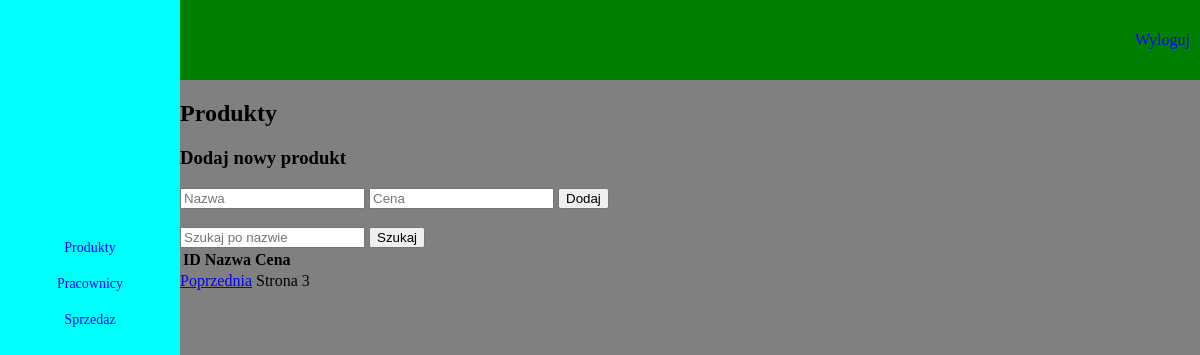
The app's page /dashboard/produkty?page=3&search= (signed in), older data.
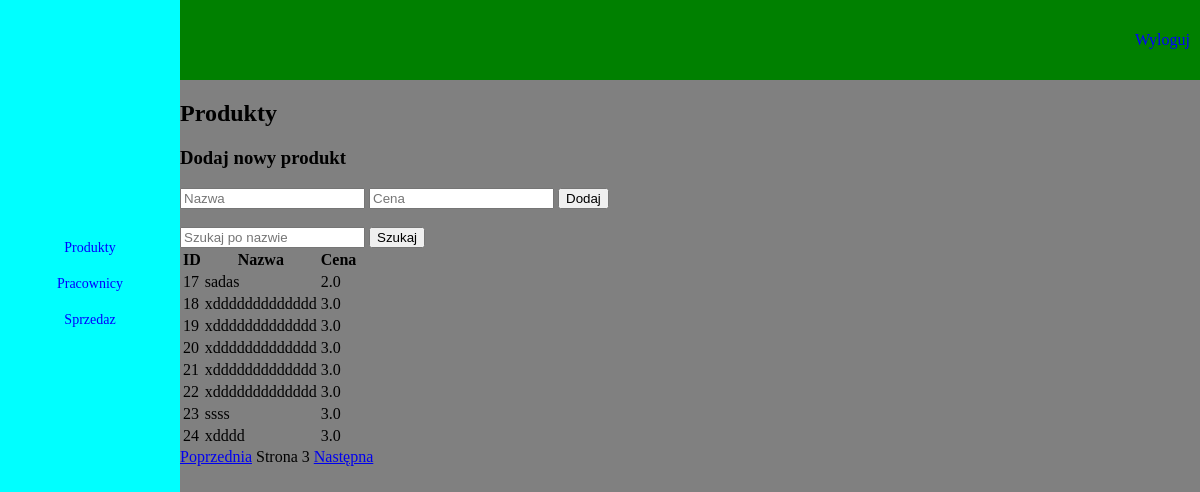
The same page, newer data.
### tables this page shows
CREATE TABLE produkty (
    id INTEGER PRIMARY KEY AUTOINCREMENT,
    nazwa TEXT NOT NULL,
    cena REAL NOT NULL);

### niezabezpieczona_aplikacja/views/produkty.py (the view)
@produkty_bp.route('/produkty', methods=['GET', 'POST'])
def produkty():
    if 'user_id' not in session:
        return redirect(url_for('login.login'))
    search_query = request.args.get('search', '')
    page = int(request.args.get('page', 1))
    produkty = get_produkty(search_query, per_page=8, page=page)
    if request.method == 'POST':
        nazwa = request.form['nazwa']
        cena = float(request.form['cena'])
        add_produkt(nazwa, cena)
        return redirect(url_for('produkty.produkty', page=page, search=search_query))
    return render_template(
        'produkty.html',
        produkty=produkty,
        search_query=search_query,
        page=page,
        per_page=8
    )

### niezabezpieczona_aplikacja/views/produkty.py (called while the page is built)
def get_db_connection():
    conn = sqlite3.connect(db_path)
    conn.row_factory = sqlite3.Row
    return conn

def get_produkty(search_query=None, per_page=8, page=1):
    offset = (page - 1) * per_page
    conn = get_db_connection()
    cursor = conn.cursor()
    query = "SELECT * FROM produkty"
    if search_query:
        query += f" WHERE nazwa LIKE '%{search_query}%'"
    query += f" LIMIT {per_page} OFFSET {offset}"
    cursor.execute(query)
    results = cursor.fetchall()
    conn.close()
    return results

### niezabezpieczona_aplikacja/templates/produkty.html (shortened to what this page needs)
<!DOCTYPE html>
<html lang="pl">
  <head>
    <link rel="stylesheet" type="text/css" href="{{ url_for('static', filename='css/dashboard_main.css') }}" />
  </head>
  <body>
    <div id="top_menu">
      <a href="{{ url_for('logout.logout') }}">Wyloguj</a>
    </div>
    <div id="content">
<h2>Produkty</h2>
<form method="POST">
    <h3>Dodaj nowy produkt</h3>
    <input type="text" name="nazwa" placeholder="Nazwa" required />
    <input type="number" step="0.01" name="cena" placeholder="Cena" required />
    <button type="submit">Dodaj</button>
</form>
<br>
<form method="GET" action="{{ url_for('produkty.produkty') }}">
    <input type="text" name="search" placeholder="Szukaj po nazwie" value="{{ search_query }}" />
    <button type="submit">Szukaj</button>
</form>
<table>
    <thead>
        <tr>
            <th>ID</th>
            <th>Nazwa</th>
            <th>Cena</th>
        </tr>
    </thead>
    <tbody>
        {% for produkt in produkty %}
        <tr>
            <td>{{ produkt[0] }}</td>
            <td>{{ produkt[1] }}</td>
            <td>{{ produkt[2] }}</td>
        </tr>
        {% endfor %}
    </tbody>
</table>
      <div id="pagination">
        {% if page > 1 %}
          <a href="{{ url_for('produkty.produkty', page=page-1, search=search_query) }}">Poprzednia</a>
        {% endif %}
        <span>Strona {{ page }}</span>
        {% if produkty|length == per_page %}
          <a href="{{ url_for('produkty.produkty', page=page+1, search=search_query) }}">Następna</a>
        {% endif %}
      </div>
    </div>
    <div id="left_menu">
<a href="{{ url_for('produkty.produkty') }}">Produkty</a>
<a href="{{ url_for('pracownicy.pracownicy') }}">Pracownicy</a>
<a href="{{ url_for('sprzedaz.sprzedaz') }}">Sprzedaz</a>
    </div>
  </body>
</html>

Row changes from the older to the newer data that the page shows:
added produkty: id "17", nazwa "sadas", cena "2.0"
added produkty: id "18", nazwa "xddddddddddddd", cena "3.0"
added produkty: id "19", nazwa "xddddddddddddd", cena "3.0"
added produkty: id "20", nazwa "xddddddddddddd", cena "3.0"
added produkty: id "21", nazwa "xddddddddddddd", cena "3.0"
added produkty: id "22", nazwa "xddddddddddddd", cena "3.0"
added produkty: id "23", nazwa "ssss", cena "3.0"
added produkty: id "24", nazwa "xdddd", cena "3.0"
Text that changed along with them:
text now shown: "Następna"
